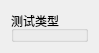
<?xml version="1.0" encoding="UTF-8"?>
<ui version="4.0">
 <class>nfcTestTypes</class>
 <widget class="QWidget" name="nfcTestTypes">
  <property name="geometry">
   <rect>
    <x>0</x>
    <y>0</y>
    <width>96</width>
    <height>43</height>
   </rect>
  </property>
  <property name="windowTitle">
   <string>Form</string>
  </property>
  <layout class="QGridLayout" name="gridLayout">
   <item row="0" column="0">
    <widget class="QGroupBox" name="groupBox">
     <property name="title">
      <string>测试类型</string>
     </property>
    </widget>
   </item>
  </layout>
 </widget>
 <resources/>
 <connections/>
</ui>
